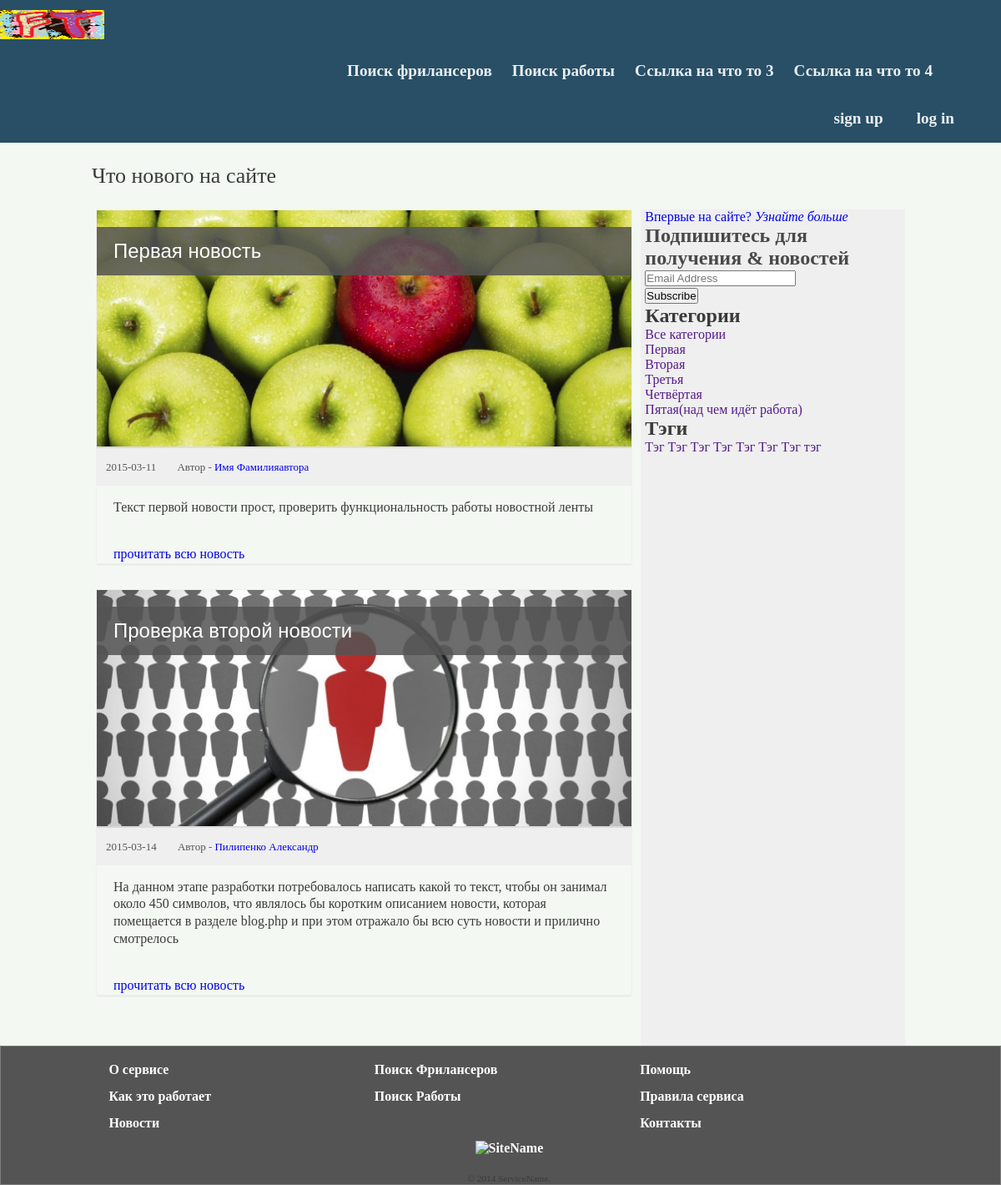
Screenshot of /blog.php with the database file from the repository.
### tables this page shows
CREATE TABLE IF NOT EXISTS `News` (
  `id` int(255) NOT NULL,
  `Data` date NOT NULL,
  `Author` varchar(100) NOT NULL,
  `Title` varchar(50) NOT NULL,
  `Text` varchar(450) NOT NULL COMMENT 'чтобы влезало в index news',
  `Image_Large` varchar(100) NOT NULL,
  `Link` varchar(100) NOT NULL,
  PRIMARY KEY (`id`)
);

### blog.php (the view, shortened to what this page needs)
<?php
$BD = new mysqli('localhost', 'root', '', 'mysite');
mysqli_set_charset($BD, "utf8");
?>
<!DOCTYPE html>
<html>
<head>
<link href="/mysite/styles_index.css" rel="stylesheet" type="text/css" />
</head>
<body>
<?
if(!isset($_SESSION['SessionId'])) {
?>
<header class="GlobalHeader">
<div class="header_1">
<div class="header_1_columns">
<div class="logo">
<a href="/">
<img src="logo.png" width="125" height="35">
</a>
</div>
<nav class="GH_links">
<ul class="site_links">
<li>
<a href="freelancers.php" class="GH_sl_link">Поиск фрилансеров</a>
</li>
<li>
<a href="nopage.php" class="GH_sl_link">Поиск работы</a>
</li>
<li>
<a href="nopage.php" class="GH_sl_link">Ссылка на что то 3</a>
</li>
<li>
<a href="nopage.php" class="GH_sl_link">Ссылка на что то 4</a>
</li>
</ul>
<ul class="user_links">
<li>
<a href="login.php" class="GH_h1_login">log in</a>
</li>
<li>
<a href="signup-type.php" class="GH_h1_signup">sign up</a>
</li>
</ul>
</nav>
</div>
</div>
</header>
<?php
}
?>
  <div class="News_Page_Title">
    <h1 class="News_Page_Under_Title">Что нового на сайте</h1>
  </div>
<div class="News_Content">
<main class="News_Main" role="main">
<?php
$News_Information=$BD->query("SELECT * FROM `News` ");
While($News_data=$News_Information->fetch_assoc()){
$News_Title = $News_data['Title'];
$News_Author = $News_data['Author'];
$News_Data = $News_data['Data'];
$News_Image = $News_data['Image_Large'];
$News_Text = $News_data['Text'];
$News_Link = $News_data['Link'];
?>
<article class="News_article" itemscope itemtype="http://schema.org/Article">
	<header>
    <a class="News_wrapper" href="/mysite/blog/<?php echo $News_Link; ?>.php">
      <h1 class="News_title" itemprop="name"><?php echo $News_Title; ?></h1>
      <img class="News_image" src="/mysite/img/news/<?php echo $News_Image; ?>" alt="" />
    </a>
    <div class="News_meta">
      <span class="News_date"><?php echo $News_Data; ?></span>
      <span class="News_author"> Автор - <a href="ссылка на автора" itemprop="author"><?php echo $News_Author; ?></a></span>
    </div>
	</header>
	<div class="News_content">
    <p><?php echo $News_Text; ?><a href="/mysite/blog/<?php echo $News_Link; ?>.php" class="News_read-more">Прочитать всю новость</a></p>
	</div>
</article>
<?php
}
?>
</main>
<aside class="News_aside" role="complementary">
<div class="News_aside_wrapper">
  <div class="row">
    <div class="medium-12 columns get-started">
      <a href="/">Впервые на сайте? <em>Узнайте больше</em></a>
    </div>
  </div>
  <ul class="row">
    <li id="blog_subscription-4" class="widget jetpack_subscription_widget"><h2 class="widgettitle"><label for="subscribe-field">Подпишитесь для получения &amp; новостей</label></h2>
		<form action="#" method="post" accept-charset="utf-8" id="subscribe-blog-blog_subscription-4">
			<p id="subscribe-email">
				<input type="email" name="email" value="" id="subscribe-field" placeholder="Email Address" />
			</p>
			<p id="subscribe-submit">
								<input type="submit" value="Subscribe" name="jetpack_subscriptions_widget" />
			</p>
		</form>
</li>
<li id="categories-2" class="widget widget_categories"><h2 class="widgettitle">Категории</h2>
		<ul>
	<li class="cat-item cat-item-42"><a href="" title="The official corporate blog - home of announcements, events, contests and oConomy trends.">Все категории</a>
</li>
	<li class="cat-item cat-item-2471"><a href="" >Первая </a>
</li>
	<li class="cat-item cat-item-87"><a href="" >Вторая</a>
</li>
	<li class="cat-item cat-item-2465"><a href="" >Третья</a>
</li>
	<li class="cat-item cat-item-2466"><a href="" >Четвёртая</a>
</li>
	<li class="cat-item cat-item-916"><a href="" title="Resources for small businesses - tips, advice and guidance on doing more with less.">Пятая(над чем идёт работа)</a>
</li>
		</ul>
</li>
<li id="tag_cloud-4" class="widget widget_tag_cloud"><h2 class="widgettitle">Тэги</h2>
<div class="tagcloud"><a href='' class='tag-link-2467' title='32 topics' style='font-size: 100%;'>Тэг</a>
<a href='' class='tag-link-132' title='153 topics' style='font-size: 100%;'>Тэг</a>
<a href='' class='tag-link-2412' title='81 topics' style='font-size: 100%;'>Тэг</a>
<a href='' class='tag-link-2457' title='43 topics' style='font-size: 100%;'>Тэг</a>
<a href='' class='tag-link-1280' title='122 topics' style='font-size: 100%;'>Тэг</a>
<a href='' class='tag-link-92' title='474 topics' style='font-size: 100%;'>Тэг</a>
<a href='' class='tag-link-2499' title='4 topics' style='font-size: 100%;'>Тэг</a>
<a href='' class='tag-link-2453' title='136 topics' style='font-size: 100%;'>тэг</a></div>
</li>
  </ul>
</div>
</aside>
</div>
</body>
<footer class="GlobalFooter">
<div class="GlobalFooterUp">
<div class="GlobalFooter_col">
<ul>
<li>
<a href="/mysite/about.php">О сервисе</a>
</li>
<li>
<a href="/mysite/howitworks.php">Как это работает</a>
</li>
<li>
<a href="/mysite/blog.php">Новости</a>
</li>
</ul>
</div>
<div class="GlobalFooter_col">
<ul>
<li>
<a href="/mysite/freelancers.php">Поиск Фрилансеров</a>
</li>
<li>
<a href="/mysite/noname.php">Поиск Работы</a>
</li>
</ul>
</div>
<div class="GlobalFooter_col">
<ul>
<li>
<a href="/mysite/noname.php">Помощь</a>
</li>
<li>
<a href="/mysite/noname.php">Правила сервиса</a>
</li>
<li>
<a href="/mysite/contacts.php">Контакты</a>
</li>
</ul>
</div>
</div>
<div class="GlobalFooterBot">
<div class="GlovalFooterBot_row">
<div class="GlobalFooterBot-col">
<a class="FooterLogo" href="/">
<img src="" alt="SiteName" width="90" height="25">
</a>
<p class="FooterLegal">© 2014 ServiceName.</p>
</div>
</div>
</div>
</footer>
</html>

### rows the page displays
news: Title "Первая новость", Image_Large (picture), Data "2015-03-11", Author "Имя Фамилияавтора", Text "Текст первой новости прост, проверить функциональность работы новостной ленты"
news: Title "Проверка второй новости", Image_Large (picture), Data "2015-03-14", Author "Пилипенко Александр", Text "На данном этапе разработки потребовалось написать какой то текст, чтобы он занимал около 450 символов, что являлось бы коротким описанием новости, которая помещается в разделе blog.php и при этом отражало бы всю суть новости и прилично смотрелось"
